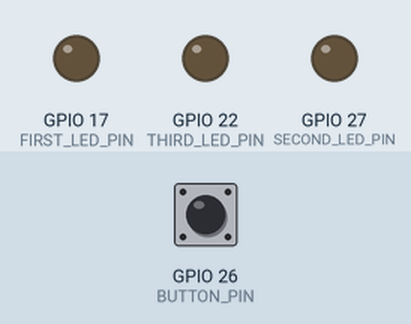
This program was run on a simulated Raspberry Pi (BCM pin numbers). Parts: output pins drawn as LEDs (lit = HIGH). Dashed ring = blinking. The inputs (shaded band) are chosen by the test bench; at power-on: GPIO 26 (BUTTON_PIN) LOW.

Above: at 1.2 s.
1.3 s: GPIO 26 (BUTTON_PIN) pulled HIGH for 1 s
At 2.4 s:
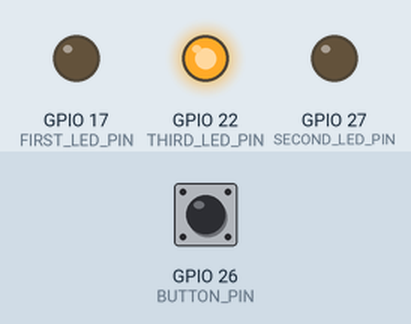
3.8 s: GPIO 26 (BUTTON_PIN) pulled HIGH for 0.35 s
At 5.0 s:
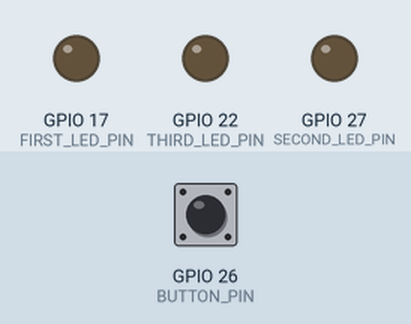
5.6 s: GPIO 26 (BUTTON_PIN) pulled HIGH for 3.2 s
At 5.85 s:
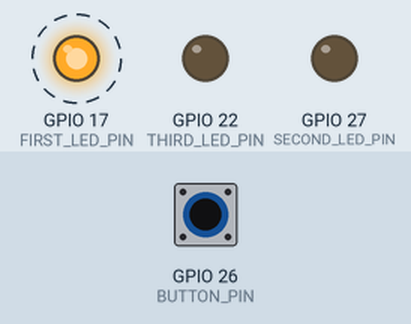
Timing chart, 0 to 10.2 s (numbered marks = the images above; inputs shaded):
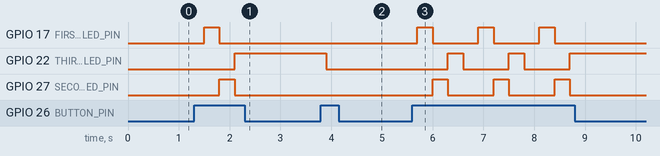

Measured:
- after the input at 1.3 s, GPIO 17 (FIRST_LED_PIN): LOW → HIGH after 0.20 s, → LOW 0.30 s later; GPIO 22 (THIRD_LED_PIN): LOW → HIGH after 0.80 s; GPIO 27 (SECOND_LED_PIN): LOW → HIGH after 0.50 s, → LOW 0.30 s later
- after the input at 3.8 s, GPIO 22 (THIRD_LED_PIN): HIGH → LOW after 0.10 s
- after the input at 5.6 s, GPIO 17 (FIRST_LED_PIN): alternates HIGH for 0.30 s and LOW for 0.90 s, 6 changes in all, then stays LOW, starting after 0.10 s; GPIO 22 (THIRD_LED_PIN): alternates HIGH for 0.30 s and LOW for 0.90 s, 5 changes in all, then stays HIGH, starting after 0.70 s

The program:

three_led.py
```python
import RPi.GPIO as GPIO
import time

GPIO.setmode(GPIO.BCM)

current_led = 0

FIRST_LED_PIN = 17
SECOND_LED_PIN = 27
THIRD_LED_PIN = 22
BUTTON_PIN = 26

GPIO.setup(FIRST_LED_PIN, GPIO.OUT)
GPIO.setup(SECOND_LED_PIN, GPIO.OUT)
GPIO.setup(THIRD_LED_PIN, GPIO.OUT)
GPIO.setup(BUTTON_PIN, GPIO.IN)


def all_leds_off():
    GPIO.output(FIRST_LED_PIN, GPIO.LOW)
    GPIO.output(SECOND_LED_PIN, GPIO.LOW)
    GPIO.output(THIRD_LED_PIN, GPIO.LOW)


def update_leds():
    if current_led == 1:
        GPIO.output(FIRST_LED_PIN, GPIO.HIGH)
    elif current_led == 2:
        GPIO.output(SECOND_LED_PIN, GPIO.HIGH)
    elif current_led == 3:
        GPIO.output(THIRD_LED_PIN, GPIO.HIGH)


while True:
    try:
        if GPIO.input(BUTTON_PIN) == GPIO.HIGH:
            if current_led < 3:
                current_led += 1
            else:
                current_led = 0
            all_leds_off()
            update_leds()

        time.sleep(0.3)
    except KeyboardInterrupt:
        GPIO.cleanup()
    except Exception as e:
        print(f"An error occurred: {e}")
```
